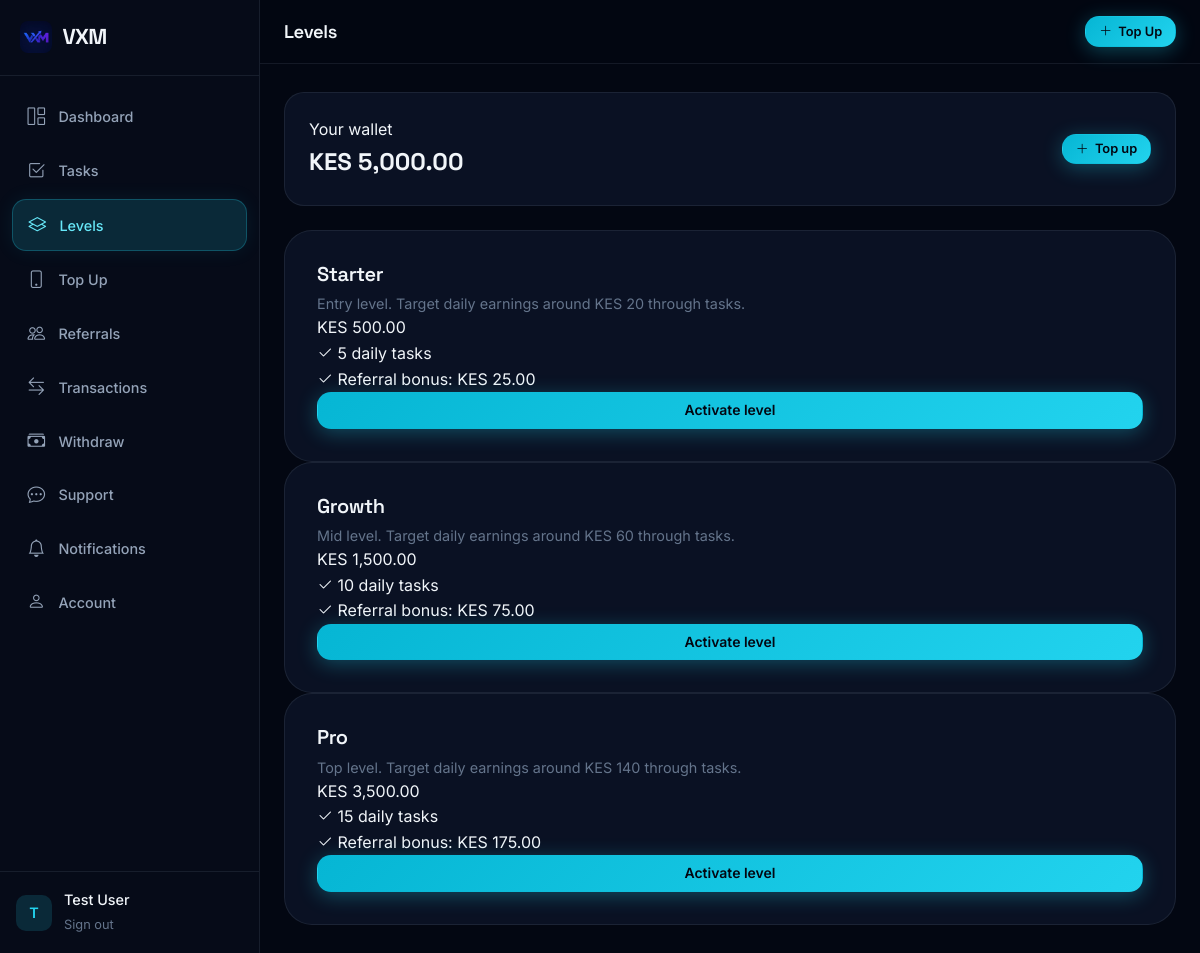
/levels.php (signed in), run on the app's committed database.
### tables this page shows
CREATE TABLE IF NOT EXISTS `users` (
  `id` INT UNSIGNED NOT NULL AUTO_INCREMENT,
  `full_name` VARCHAR(150) NOT NULL,
  `email` VARCHAR(190) NOT NULL,
  `phone` VARCHAR(20) DEFAULT NULL,
  `password` VARCHAR(255) NOT NULL,
  `referral_code` VARCHAR(20) NOT NULL,
  `referred_by` VARCHAR(20) DEFAULT NULL COMMENT 'Referral code of referrer',
  `level_id` INT UNSIGNED DEFAULT NULL,
  `wallet_balance` DECIMAL(14,2) NOT NULL DEFAULT 0.00,
  `total_earnings` DECIMAL(14,2) NOT NULL DEFAULT 0.00,
  `total_withdrawals` DECIMAL(14,2) NOT NULL DEFAULT 0.00,
  `total_deposits` DECIMAL(14,2) NOT NULL DEFAULT 0.00,
  `status` ENUM('active','inactive','suspended') NOT NULL DEFAULT 'active',
  `is_admin` TINYINT(1) NOT NULL DEFAULT 0,
  `email_verified_at` DATETIME DEFAULT NULL,
  `last_login_at` DATETIME DEFAULT NULL,
  `created_at` DATETIME NOT NULL DEFAULT CURRENT_TIMESTAMP,
  `updated_at` DATETIME DEFAULT NULL ON UPDATE CURRENT_TIMESTAMP,
  PRIMARY KEY (`id`),
  UNIQUE KEY `uk_users_email` (`email`),
  UNIQUE KEY `uk_users_referral_code` (`referral_code`),
  KEY `idx_users_level` (`level_id`),
  KEY `idx_users_status` (`status`),
  KEY `idx_users_referred_by` (`referred_by`)
);

CREATE TABLE IF NOT EXISTS `levels` (
  `id` INT UNSIGNED NOT NULL AUTO_INCREMENT,
  `name` VARCHAR(100) NOT NULL,
  `slug` VARCHAR(100) DEFAULT NULL,
  `price` DECIMAL(12,2) NOT NULL DEFAULT 0.00,
  `daily_tasks` INT UNSIGNED NOT NULL DEFAULT 0,
  `referral_bonus` DECIMAL(12,2) NOT NULL DEFAULT 0.00,
  `description` TEXT DEFAULT NULL,
  `benefits` TEXT DEFAULT NULL,
  `sort_order` INT NOT NULL DEFAULT 0,
  `status` ENUM('active','inactive') NOT NULL DEFAULT 'active',
  `created_at` DATETIME NOT NULL DEFAULT CURRENT_TIMESTAMP,
  `updated_at` DATETIME DEFAULT NULL ON UPDATE CURRENT_TIMESTAMP,
  PRIMARY KEY (`id`),
  KEY `idx_levels_status` (`status`)
);

### includes/helpers.php (called while the page is built, shortened)
<?php
function require_login(): array {
    return [
        'id'         => (int)$_SESSION['user_id'],
        'full_name'  => $_SESSION['full_name'] ?? '',
        'email'      => $_SESSION['email'] ?? '',
        'is_admin'   => !empty($_SESSION['is_admin']),
        'level_id'   => (int)($_SESSION['level_id'] ?? 0),
    ];
}
function money(float $amount): string {
    return CURRENCY . ' ' . number_format($amount, 2);
}
function e(?string $str): string {
    return htmlspecialchars($str ?? '', ENT_QUOTES, 'UTF-8');
}

### levels.php (the view, shortened to what this page needs)
<?php
require_once __DIR__ . '/includes/layout_user.php';
$user = require_login();
$user_id = $user['id'];
$db = db();
$stmt = $db->prepare("SELECT level_id, wallet_balance FROM users WHERE id = ? LIMIT 1");
$stmt->bind_param('i', $user_id);
$stmt->execute();
$u = $stmt->get_result()->fetch_assoc();
$current_level_id = (int)($u['level_id'] ?? 0);
$wallet_balance   = (float)$u['wallet_balance'];
$levels = [];
$res = $db->query(
    "SELECT id, name, price, daily_tasks, referral_bonus, description, status, sort_order
     FROM levels WHERE status = 'active' ORDER BY sort_order ASC, price ASC"
);
while ($row = $res->fetch_assoc()) {
    $levels[] = $row;
}
layout_header('Levels', 'levels');
?>
<div class="panel" style="margin-bottom:1.5rem;">
  <div style="display:flex;justify-content:space-between;align-items:center;flex-wrap:wrap;gap:1rem;">
    <div>
      <div class="label">Your wallet</div>
      <div style="font-family:var(--font-display);font-size:1.5rem;font-weight:700;"><?= money($wallet_balance) ?></div>
    </div>
    <a href="deposit.php" class="btn btn-primary btn-sm"><i class="bi bi-plus-lg"></i> Top up</a>
  </div>
</div>
<?php if (empty($levels)): ?>
  <div class="panel">
    <div class="empty-state">
      <i class="bi bi-layers"></i>
      <h3>No levels available</h3>
      <p>There are currently no active levels. Please check back later.</p>
    </div>
  </div>
<?php else: ?>
  <div class="level-grid">
    <?php foreach ($levels as $lv):
      $lid = (int)$lv['id'];
      $isCurrent = $lid === $current_level_id;
      $canAfford = $wallet_balance >= (float)$lv['price'];
    ?>
      <div class="level-card <?= $isCurrent ? 'current' : '' ?>">
        <div style="display:flex;justify-content:space-between;align-items:start;">
          <h3 style="font-family:var(--font-display);font-size:1.25rem;"><?= e($lv['name']) ?></h3>
        </div>
        <?php if (!empty($lv['description'])): ?>
          <p class="text-muted" style="font-size:0.9rem;margin-top:0.4rem;"><?= e($lv['description']) ?></p>
        <?php endif; ?>
        <div class="price"><?= money((float)$lv['price']) ?></div>
        <ul>
          <li><i class="bi bi-check2"></i> <?= (int)$lv['daily_tasks'] ?> daily tasks</li>
          <li><i class="bi bi-check2"></i> Referral bonus: <?= money((float)$lv['referral_bonus']) ?></li>
        </ul>
        <?php if ($isCurrent): ?>
          <button class="btn btn-ghost" disabled style="width:100%;opacity:0.6;">Already active</button>
        <?php else: ?>
          <form method="POST" action="select-level.php">
            <button type="submit" class="btn btn-primary" style="width:100%;"
              <?= !$canAfford ? 'title="Insufficient balance — top up first"' : '' ?>>
              <?= $canAfford ? 'Activate level' : 'Insufficient balance' ?>
            </button>
          </form>
        <?php endif; ?>
      </div>
    <?php endforeach; ?>
  </div>
<?php endif; ?>
<?php layout_footer(); ?>

### includes/layout_user.php (shortened to what this page needs)
<?php
function layout_header(string $title, string $active = 'dashboard'): void {
    $userName = e($_SESSION['full_name'] ?? 'User');
    ?>
<!DOCTYPE html>
<html lang="en">
<head>
  <link rel="stylesheet" href="https://cdn.jsdelivr.net/npm/bootstrap-icons@1.11.3/font/bootstrap-icons.min.css" />
  <link rel="stylesheet" href="assets/css/vxm.css" />
  <link rel="stylesheet" href="assets/css/dashboard.css" />
</head>
<body class="dash-body">
  <div class="dash-shell">
    <aside class="dash-sidebar" id="dashSidebar">
      <div class="sidebar-brand">
        <a href="dashboard.php" class="nav-logo">
          <img src="images/logo.jpg" alt="" onerror="this.style.display='none'" />
          <span>VXM</span>
        </a>
      </div>
      <nav class="sidebar-nav">
        <a href="dashboard.php" class="<?= $active === 'dashboard' ? 'active' : '' ?>"><i class="bi bi-grid-1x2"></i> Dashboard</a>
        <a href="tasks.php" class="<?= $active === 'tasks' ? 'active' : '' ?>"><i class="bi bi-check2-square"></i> Tasks</a>
        <a href="levels.php" class="<?= $active === 'levels' ? 'active' : '' ?>"><i class="bi bi-layers"></i> Levels</a>
        <a href="deposit.php" class="<?= $active === 'deposit' ? 'active' : '' ?>"><i class="bi bi-phone"></i> Top Up</a>
        <a href="referrals.php" class="<?= $active === 'referrals' ? 'active' : '' ?>"><i class="bi bi-people"></i> Referrals</a>
        <a href="transactions.php" class="<?= $active === 'transactions' ? 'active' : '' ?>"><i class="bi bi-arrow-left-right"></i> Transactions</a>
        <a href="withdraw-page.php" class="<?= $active === 'withdraw' ? 'active' : '' ?>"><i class="bi bi-cash-stack"></i> Withdraw</a>
        <a href="support.php" class="<?= $active === 'support' ? 'active' : '' ?>"><i class="bi bi-chat-dots"></i> Support</a>
        <a href="notifications.php" class="<?= $active === 'notifications' ? 'active' : '' ?>"><i class="bi bi-bell"></i> Notifications</a>
        <a href="account.php" class="<?= $active === 'account' ? 'active' : '' ?>"><i class="bi bi-person"></i> Account</a>
      </nav>
      <div class="sidebar-footer">
        <div class="sidebar-user">
          <div class="avatar"><?= strtoupper(substr($userName, 0, 1)) ?></div>
          <div>
            <div class="user-name"><?= $userName ?></div>
            <a href="logout.php" class="logout-link">Sign out</a>
          </div>
        </div>
      </div>
    </aside>
    <div class="dash-content">
      <header class="dash-topbar">
        <h1 class="topbar-title"><?= e($title) ?></h1>
        <div class="topbar-actions">
          <a href="deposit.php" class="btn btn-primary btn-sm"><i class="bi bi-plus-lg"></i> Top Up</a>
        </div>
      </header>
      <main class="dash-main">
<?php
}
function layout_footer(): void {
    ?>
      </main>
    </div>
  </div>
</body>
</html>
<?php
}

### assets/css/vxm.css (style rules this page uses)
:root { --bg-deep: #030712; --bg-base: #060b18; --bg-elevated: #0b1224; --bg-card: rgba(15, 23, 42, 0.72); --bg-card-solid: #0f172a; --bg-glass: rgba(15, 23, 42, 0.55); --accent: #22d3ee; --accent-soft: #67e8f9; --accent-dim: rgba(34, 211, 238, 0.15); --accent-glow: rgba(34, 211, 238, 0.35); --gold: #fbbf24; --gold-soft: #fcd34d; --success: #34d399; --danger: #f87171; --warning: #fbbf24; --text-primary: #f1f5f9; --text-secondary: #94a3b8; --text-muted: #64748b; --text-inverse: #030712; --border: rgba(148, 163, 184, 0.12); --border-strong: rgba(148, 163, 184, 0.22); --border-accent: rgba(34, 211, 238, 0.35); --shadow-sm: 0 2px 8px rgba(0, 0, 0, 0.25); --shadow-md: 0 8px 30px rgba(0, 0, 0, 0.35); --shadow-lg: 0 20px 60px rgba(0, 0, 0, 0.45); --shadow-glow: 0 0 40px rgba(34, 211, 238, 0.18); --font-sans: "Inter", system-ui, -apple-system, sans-serif; --font-display: "Space Grotesk", var(--font-sans); --radius-sm: 8px; --radius-md: 14px; --radius-lg: 20px; --radius-xl: 28px; --radius-full: 9999px; --nav-height: 72px; --container: 1180px; --sidebar-width: 260px; --ease: cubic-bezier(0.22, 1, 0.36, 1); --ease-out: cubic-bezier(0.16, 1, 0.3, 1); --duration: 0.35s; }
*, *::before, *::after { box-sizing: border-box; margin: 0; padding: 0; }
html { scroll-behavior: smooth; -webkit-text-size-adjust: 100%; }
body { font-family: var(--font-sans); font-size: 16px; line-height: 1.6; color: var(--text-primary); background: var(--bg-deep); min-height: 100vh; overflow-x: hidden; -webkit-font-smoothing: antialiased; }
img { max-width: 100%; height: auto; display: block; }
a { color: inherit; text-decoration: none; transition: color var(--duration) var(--ease); }
button { font-family: inherit; cursor: pointer; border: none; background: none; }
ul, ol { list-style: none; }
h1, h2, h3, h4, h5, h6 { font-family: var(--font-display); font-weight: 600; line-height: 1.15; letter-spacing: -0.02em; color: var(--text-primary); }
h1 { font-size: clamp(2.4rem, 5vw, 3.75rem); }
h3 { font-size: clamp(1.25rem, 2vw, 1.5rem); }
.text-muted { color: var(--text-muted); }
.nav-logo { display: flex; align-items: center; gap: 0.65rem; font-family: var(--font-display); font-weight: 700; font-size: 1.35rem; letter-spacing: -0.03em; color: var(--text-primary); flex-shrink: 0; }
.nav-logo img { width: 36px; height: 36px; border-radius: 10px; object-fit: cover; }
.btn { display: inline-flex; align-items: center; justify-content: center; gap: 0.5rem; padding: 0.7rem 1.35rem; font-size: 0.925rem; font-weight: 600; border-radius: var(--radius-md); transition: all var(--duration) var(--ease); white-space: nowrap; border: 1px solid transparent; line-height: 1.2; }
.btn-primary { background: linear-gradient(135deg, #06b6d4 0%, #22d3ee 100%); color: var(--text-inverse); box-shadow: 0 4px 20px rgba(34, 211, 238, 0.3); }
.btn-sm { padding: 0.45rem 0.9rem; font-size: 0.825rem; }
.level-card { position: relative; padding: 2rem; background: var(--bg-card); border: 1px solid var(--border); border-radius: var(--radius-xl); transition: all var(--duration) var(--ease); overflow: hidden; }
.level-card::before { content: ""; position: absolute; top: 0; left: 0; right: 0; height: 3px; background: linear-gradient(90deg, var(--accent), transparent); opacity: 0; transition: opacity var(--duration) var(--ease); }

### data on the page
users: wallet_balance "KES 5,000.00"
levels: name "Starter", description "Entry level. Target daily earnings around KES 20 through tasks.", price "KES 500.00", daily_tasks "5", referral_bonus "KES 25.00", shows "Activate level"
levels: name "Growth", description "Mid level. Target daily earnings around KES 60 through tasks.", price "KES 1,500.00", daily_tasks "10", referral_bonus "KES 75.00", shows "Activate level"
levels: name "Pro", description "Top level. Target daily earnings around KES 140 through tasks.", price "KES 3,500.00", daily_tasks "15", referral_bonus "KES 175.00", shows "Activate level"

### other printed values
substr($userName, 0, 1) "T"
$userName "Test User"
$title "Levels"
